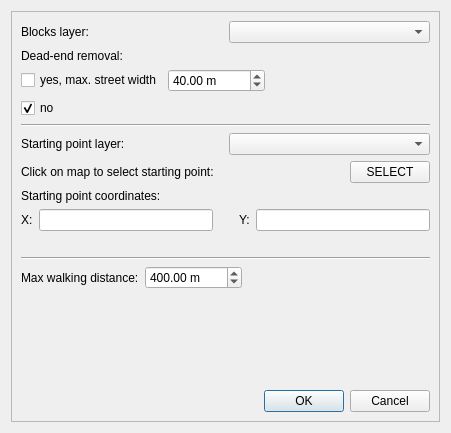
<?xml version="1.0" encoding="UTF-8"?>
<ui version="4.0">
 <class>interface_catchment_DialogBase</class>
 <widget class="QDialog" name="interface_catchment_DialogBase">
  <property name="geometry">
   <rect>
    <x>0</x>
    <y>0</y>
    <width>451</width>
    <height>433</height>
   </rect>
  </property>
  <property name="windowTitle">
   <string>InterfaceCatchment</string>
  </property>
  <layout class="QVBoxLayout" name="verticalLayout">
   <item>
    <widget class="QScrollArea" name="scrollArea">
     <property name="widgetResizable">
      <bool>true</bool>
     </property>
     <widget class="QWidget" name="scrollAreaWidgetContents">
      <property name="geometry">
       <rect>
        <x>0</x>
        <y>0</y>
        <width>431</width>
        <height>413</height>
       </rect>
      </property>
      <layout class="QVBoxLayout" name="verticalLayout_2">
       <item>
        <layout class="QHBoxLayout" name="horizontalLayout">
         <item>
          <widget class="QLabel" name="label">
           <property name="toolTip">
            <string>
</string>
           </property>
           <property name="whatsThis">
            <string>&lt;html&gt;&lt;head/&gt;&lt;body&gt;&lt;p&gt;Please select a &lt;span style=&quot; font-weight:600;&quot;&gt;vector layer&lt;/span&gt; (lines or polygons) containing &lt;span style=&quot; font-weight:600;&quot;&gt;blocks&lt;/span&gt; for which you wish to calculate &lt;span style=&quot; font-weight:600; text-decoration: underline;&quot;&gt;AwaP&lt;/span&gt;.&lt;/p&gt;&lt;/body&gt;&lt;/html&gt;</string>
           </property>
           <property name="text">
            <string>Blocks layer:</string>
           </property>
          </widget>
         </item>
         <item>
          <widget class="QgsMapLayerComboBox" name="mMapLayerComboBox">
           <property name="toolTip">
            <string/>
           </property>
           <property name="whatsThis">
            <string>&lt;html&gt;&lt;head/&gt;&lt;body&gt;&lt;p&gt;Please select a &lt;span style=&quot; font-weight:600;&quot;&gt;vector layer&lt;/span&gt; (lines or polygons) containing &lt;span style=&quot; font-weight:600;&quot;&gt;blocks&lt;/span&gt; for which you wish to calculate &lt;span style=&quot; font-weight:600; text-decoration: underline;&quot;&gt;AwaP&lt;/span&gt;.&lt;/p&gt;&lt;/body&gt;&lt;/html&gt;</string>
           </property>
          </widget>
         </item>
        </layout>
       </item>
       <item>
        <layout class="QHBoxLayout" name="horizontalLayout_8">
         <item>
          <widget class="QLabel" name="label_9">
           <property name="text">
            <string>Dead-end removal:</string>
           </property>
          </widget>
         </item>
        </layout>
       </item>
       <item>
        <layout class="QHBoxLayout" name="horizontalLayout_9">
         <item>
          <widget class="QCheckBox" name="checkBox">
           <property name="text">
            <string>yes, max. street width</string>
           </property>
           <property name="checked">
            <bool>false</bool>
           </property>
           <property name="tristate">
            <bool>false</bool>
           </property>
          </widget>
         </item>
         <item>
          <widget class="QgsDoubleSpinBox" name="mQgsDoubleSpinBox_2">
           <property name="suffix">
            <string> m</string>
           </property>
           <property name="maximum">
            <double>99999999999.000000000000000</double>
           </property>
           <property name="value">
            <double>40.000000000000000</double>
           </property>
          </widget>
         </item>
         <item>
          <spacer name="horizontalSpacer_3">
           <property name="orientation">
            <enum>Qt::Horizontal</enum>
           </property>
           <property name="sizeHint" stdset="0">
            <size>
             <width>40</width>
             <height>20</height>
            </size>
           </property>
          </spacer>
         </item>
        </layout>
       </item>
       <item>
        <layout class="QHBoxLayout" name="horizontalLayout_10">
         <item>
          <widget class="QCheckBox" name="checkBox_2">
           <property name="text">
            <string>no</string>
           </property>
           <property name="checked">
            <bool>true</bool>
           </property>
          </widget>
         </item>
        </layout>
       </item>
       <item>
        <widget class="Line" name="line">
         <property name="orientation">
          <enum>Qt::Horizontal</enum>
         </property>
        </widget>
       </item>
       <item>
        <layout class="QHBoxLayout" name="horizontalLayout_2">
         <item>
          <widget class="QLabel" name="label_2">
           <property name="toolTip">
            <string/>
           </property>
           <property name="whatsThis">
            <string>&lt;html&gt;&lt;head/&gt;&lt;body&gt;&lt;p&gt;Please select a &lt;span style=&quot; font-weight:600;&quot;&gt;vector layer&lt;/span&gt; (lines or polygons) containing &lt;span style=&quot; font-weight:600;&quot;&gt;boundary&lt;/span&gt; of the area in which you wish to calculate &lt;span style=&quot; font-weight:600; text-decoration: underline;&quot;&gt;AwaP&lt;/span&gt;.&lt;/p&gt;&lt;/body&gt;&lt;/html&gt;</string>
           </property>
           <property name="text">
            <string>Starting point layer:</string>
           </property>
          </widget>
         </item>
         <item>
          <widget class="QgsMapLayerComboBox" name="mMapLayerComboBox_2">
           <property name="toolTip">
            <string>&lt;html&gt;&lt;head/&gt;&lt;body&gt;&lt;p&gt;Please select a &lt;span style=&quot; font-weight:600;&quot;&gt;vector layer&lt;/span&gt; (lines or polygons) containing &lt;span style=&quot; font-weight:600;&quot;&gt;boundary&lt;/span&gt; of the area in which you wish to calculate &lt;span style=&quot; font-weight:600; text-decoration: underline;&quot;&gt;AwaP&lt;/span&gt;.&lt;/p&gt;&lt;/body&gt;&lt;/html&gt;</string>
           </property>
           <property name="whatsThis">
            <string>&lt;html&gt;&lt;head/&gt;&lt;body&gt;&lt;p&gt;Please select a &lt;span style=&quot; font-weight:600;&quot;&gt;vector layer&lt;/span&gt; (lines or polygons) containing &lt;span style=&quot; font-weight:600;&quot;&gt;boundary&lt;/span&gt; of the area in which you wish to calculate &lt;span style=&quot; font-weight:600; text-decoration: underline;&quot;&gt;AwaP&lt;/span&gt;.&lt;/p&gt;&lt;/body&gt;&lt;/html&gt;</string>
           </property>
           <property name="currentIndex">
            <number>-1</number>
           </property>
           <property name="allowEmptyLayer">
            <bool>true</bool>
           </property>
          </widget>
         </item>
        </layout>
       </item>
       <item>
        <layout class="QHBoxLayout" name="horizontalLayout_11">
         <item>
          <widget class="QLabel" name="label_3">
           <property name="text">
            <string>Click on map to select starting point:</string>
           </property>
          </widget>
         </item>
         <item>
          <spacer name="horizontalSpacer">
           <property name="orientation">
            <enum>Qt::Horizontal</enum>
           </property>
           <property name="sizeHint" stdset="0">
            <size>
             <width>40</width>
             <height>20</height>
            </size>
           </property>
          </spacer>
         </item>
         <item>
          <widget class="QPushButton" name="pushButton">
           <property name="text">
            <string>SELECT</string>
           </property>
          </widget>
         </item>
        </layout>
       </item>
       <item>
        <layout class="QHBoxLayout" name="horizontalLayout_5">
         <item>
          <widget class="QLabel" name="label_4">
           <property name="text">
            <string>Starting point coordinates:</string>
           </property>
          </widget>
         </item>
        </layout>
       </item>
       <item>
        <layout class="QHBoxLayout" name="horizontalLayout_4">
         <item>
          <widget class="QLabel" name="label_5">
           <property name="text">
            <string>X:</string>
           </property>
          </widget>
         </item>
         <item>
          <widget class="QLineEdit" name="lineEdit">
           <property name="cursor">
            <cursorShape>IBeamCursor</cursorShape>
           </property>
           <property name="inputMask">
            <string/>
           </property>
           <property name="clearButtonEnabled">
            <bool>true</bool>
           </property>
          </widget>
         </item>
         <item>
          <spacer name="horizontalSpacer_2">
           <property name="orientation">
            <enum>Qt::Horizontal</enum>
           </property>
           <property name="sizeType">
            <enum>QSizePolicy::Minimum</enum>
           </property>
           <property name="sizeHint" stdset="0">
            <size>
             <width>20</width>
             <height>20</height>
            </size>
           </property>
          </spacer>
         </item>
         <item>
          <widget class="QLabel" name="label_6">
           <property name="text">
            <string>Y:</string>
           </property>
          </widget>
         </item>
         <item>
          <widget class="QLineEdit" name="lineEdit_2">
           <property name="clearButtonEnabled">
            <bool>true</bool>
           </property>
          </widget>
         </item>
        </layout>
       </item>
       <item>
        <layout class="QHBoxLayout" name="horizontalLayout_7">
         <item>
          <widget class="QLabel" name="label_8">
           <property name="enabled">
            <bool>true</bool>
           </property>
           <property name="text">
            <string/>
           </property>
           <property name="wordWrap">
            <bool>true</bool>
           </property>
          </widget>
         </item>
        </layout>
       </item>
       <item>
        <widget class="Line" name="line_2">
         <property name="orientation">
          <enum>Qt::Horizontal</enum>
         </property>
        </widget>
       </item>
       <item>
        <layout class="QHBoxLayout" name="horizontalLayout_6">
         <item>
          <widget class="QLabel" name="label_7">
           <property name="text">
            <string>Max walking distance:</string>
           </property>
          </widget>
         </item>
         <item>
          <widget class="QgsDoubleSpinBox" name="mQgsDoubleSpinBox">
           <property name="showGroupSeparator" stdset="0">
            <bool>false</bool>
           </property>
           <property name="suffix">
            <string> m</string>
           </property>
           <property name="maximum">
            <double>10000000000000000.000000000000000</double>
           </property>
           <property name="value">
            <double>400.000000000000000</double>
           </property>
           <property name="showClearButton">
            <bool>true</bool>
           </property>
           <property name="clearValue">
            <bool>false</bool>
           </property>
          </widget>
         </item>
         <item>
          <spacer name="horizontalSpacer_4">
           <property name="orientation">
            <enum>Qt::Horizontal</enum>
           </property>
           <property name="sizeHint" stdset="0">
            <size>
             <width>40</width>
             <height>20</height>
            </size>
           </property>
          </spacer>
         </item>
        </layout>
       </item>
       <item>
        <spacer name="verticalSpacer">
         <property name="orientation">
          <enum>Qt::Vertical</enum>
         </property>
         <property name="sizeHint" stdset="0">
          <size>
           <width>20</width>
           <height>40</height>
          </size>
         </property>
        </spacer>
       </item>
       <item>
        <widget class="QDialogButtonBox" name="button_box">
         <property name="orientation">
          <enum>Qt::Horizontal</enum>
         </property>
         <property name="standardButtons">
          <set>QDialogButtonBox::Cancel|QDialogButtonBox::Ok</set>
         </property>
        </widget>
       </item>
      </layout>
     </widget>
    </widget>
   </item>
  </layout>
 </widget>
 <customwidgets>
  <customwidget>
   <class>QgsDoubleSpinBox</class>
   <extends>QDoubleSpinBox</extends>
   <header>qgsdoublespinbox.h</header>
  </customwidget>
  <customwidget>
   <class>QgsMapLayerComboBox</class>
   <extends>QComboBox</extends>
   <header>qgsmaplayercombobox.h</header>
  </customwidget>
 </customwidgets>
 <resources/>
 <connections/>
</ui>
